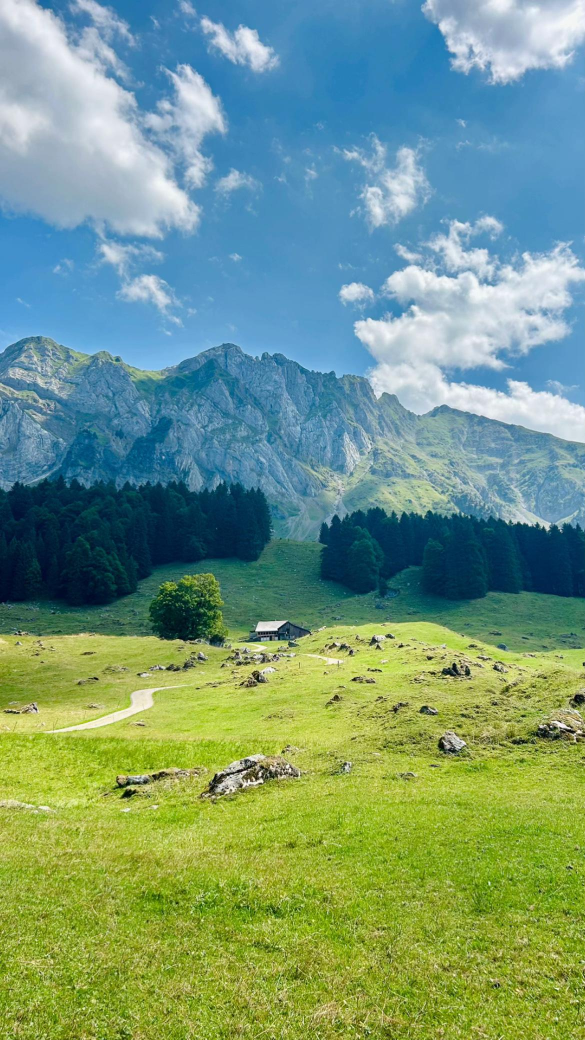
#> input picture assets/alps-background.jpg, 1170 x 2080 px (shown at 1/2 size)
$ python render_vehicle_settings_preview.py
#> lines starting #> are read from the running program, lines starting #| are printed output that depends on the picture
#!/usr/bin/env python3
from pathlib import Path

from PIL import Image, ImageDraw, ImageFilter, ImageFont, ImageOps


W, H = 1600, 720
ROOT = Path(__file__).parents[1]
OUT = Path(__file__).with_name("mmi-vehicle-settings-preview.png")


def font(size, bold=False):
    candidates = [
        "/System/Library/Fonts/SFNS.ttf",
        "/System/Library/Fonts/SFNSDisplay.ttf",
        "/usr/share/fonts/truetype/dejavu/DejaVuSans-Bold.ttf" if bold
        else "/usr/share/fonts/truetype/dejavu/DejaVuSans.ttf",
    ]
    for path in candidates:
        try:
            return ImageFont.truetype(path, size)
        except OSError:
            pass
    return ImageFont.load_default()


image = ImageOps.fit(
    Image.open(ROOT / "assets/alps-background.jpg").convert("RGB"),
    (W, H), Image.Resampling.LANCZOS, centering=(.5, .5),
).filter(ImageFilter.GaussianBlur(1.2)).convert("RGBA")
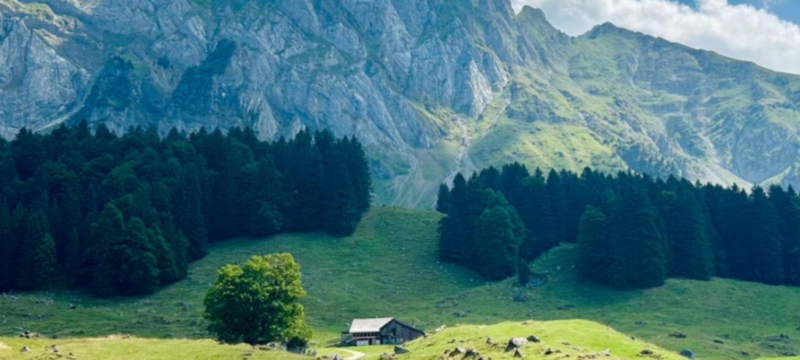
#> image: PIL image 1600x720 RGBA (shown at 1/2 size); mean R, G, B, A 67.3, 110.9, 118.7, 255
image = Image.blend(image, Image.new("RGBA", (W, H), (3, 3, 8, 255)), .40)
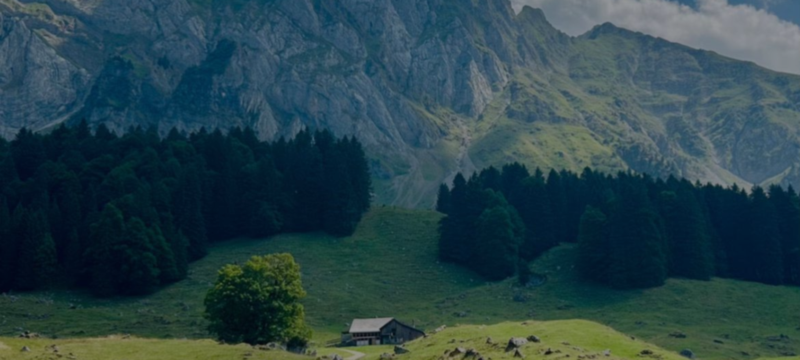
#> image: PIL image 1600x720 RGBA (shown at 1/2 size); mean R, G, B, A 41.2, 67.4, 74, 255
image = Image.alpha_composite(image, Image.new("RGBA", (W, H), (2, 2, 7, 92)))
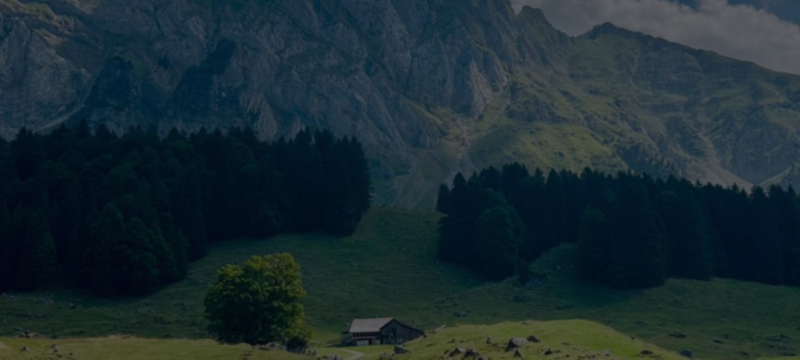
#> image: PIL image 1600x720 RGBA (shown at 1/2 size); mean R, G, B, A 27, 43.8, 49.8, 255
draw = ImageDraw.Draw(image, "RGBA")

draw.rounded_rectangle((34, 22, 150, 68), 23, fill=(24, 24, 29, 242))
draw.text((92, 45), "‹  ZURÜCK", anchor="mm", font=font(14, True), fill="white")
draw.text((190, 29), "Fahrzeug", font=font(31, True), fill="white")
draw.text((190, 67), "Komfort · Wartung · Fahrzeugdaten", font=font(15), fill="#b2b2bd")
draw.rounded_rectangle((1162, 24, 1552, 76), 26, fill=(20, 20, 25, 242), outline="#6b1f29", width=2)
draw.ellipse((1186, 44, 1198, 56), fill="#db1c2e")
draw.text((1211, 42), "CAN getrennt · Änderungen gesperrt", font=font(15, True), fill="#e8e8ed")

cards = [
    ("Einparkhilfe", "CAN erforderlich", "#c21424"),
    ("Ölstand", "Messwert noch nicht verfügbar", "#b74012"),
    ("Serviceintervall", "Messwert noch nicht verfügbar", "#3b6baa"),
    ("Scheibenwischer", "Änderungen gesperrt", "#1f7587"),
    ("Kombiinstrument", "Änderungen gesperrt", "#61389e"),
    ("Außenbeleuchtung", "Änderungen gesperrt", "#b75912"),
    ("Fenster", "Änderungen gesperrt", "#1a6dab"),
    ("Zentralverriegelung", "Änderungen gesperrt", "#911a2b"),
    ("Fahrzeug-ID-Nummer", "Noch nicht ausgelesen", "#4c525e"),
]
for i, (title, status, accent) in enumerate(cards):
    col, row = i % 3, i // 3
    x, y = 42 + col * 519, 116 + row * 174
    draw.rounded_rectangle((x, y, x + 493, y + 143), 18, fill=(12, 13, 16, 234), outline="#50525c", width=2)
    draw.rounded_rectangle((x, y, x + 7, y + 143), 4, fill=accent)
    draw.text((x + 27, y + 25), title, font=font(22, True), fill="white")
    draw.text((x + 27, y + 66), status, font=font(15), fill="#abadb7")
    draw.text((x + 466, y + 55), "›", anchor="mm", font=font(31), fill="#c7c8d0")

draw.text(
    (44, 683),
    "Die Menüs sind vollständig vorbereitet. Fahrzeugzugriffe werden nach dem CAN-Test einzeln freigeschaltet.",
    font=font(14), fill="#a8a8b2",
)
image.convert("RGB").save(OUT, quality=94)
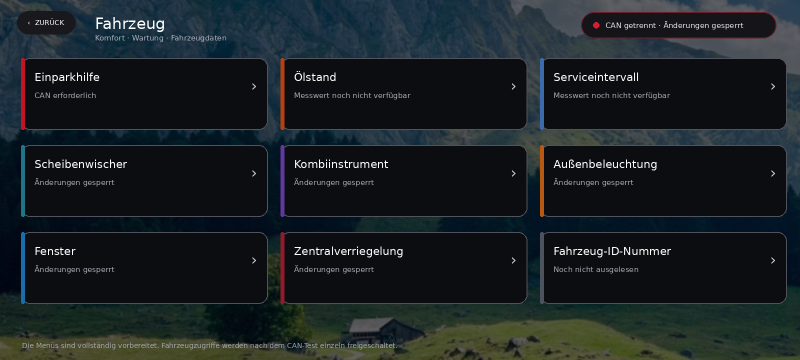
#> saved as mmi-vehicle-settings-preview.png: PIL image 1600x720 RGB (shown at 1/2 size); mean R, G, B 26.6, 33.2, 36.1
print(OUT)
